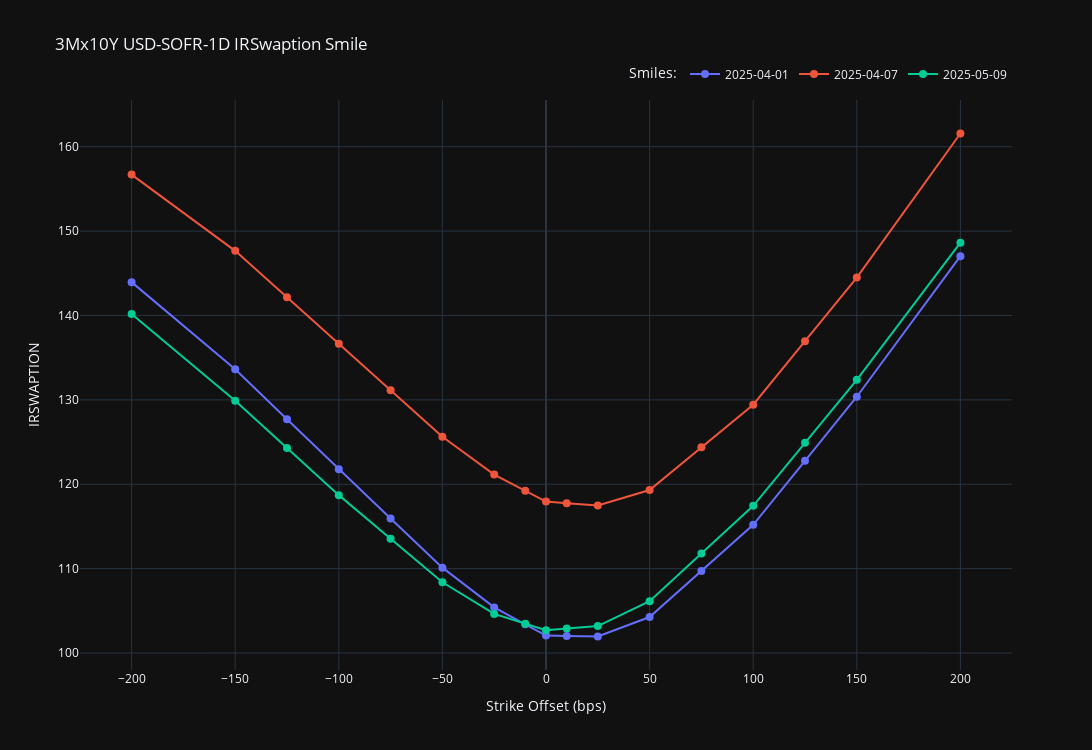

Here is the notebook cell this chart was saved with:
### Markdown cell above
### Term Structures

### Code cell
usd_swaptions.vol_smile_plotter(dates=[datetime(2025, 4, 1), datetime(2025, 4, 7), datetime(2025, 5, 9)], tenor="3Mx10Y", use_plotly=True)

### Figure 1 — Plotly figure (JSON) as saved in the notebook; plotly's stock layout.template omitted (floating-point values rounded to 4 significant figures)
{"data": [{"customdata": [[1.713, -200], [2.213, -150], [2.463, -125], [2.713, -100], [2.963, -75], [3.213, -50], [3.463, -25], [3.613, -10], [3.713, 0], [3.813, 10], [3.963, 25], [4.213, 50], [4.463, 75], [4.713, 100], [4.963, 125], [5.213, 150], [5.713, 200]], "hovertemplate": "<b>Strike:</b> %{customdata[0]}<br><b>Strike Offset:</b> %{customdata[1]}<br><b>NVOL:</b> %{y}<extra></extra>", "line": {"width": 2}, "marker": {"size": 8}, "mode": "lines+markers", "name": "2025-04-01", "type": "scatter", "x": [-200, -150, -125, -100, -75, -50, -25, -10, 0, 10, 25, 50, 75, 100, 125, 150, 200], "y": [144.0, 133.6, 127.7, 121.8, 116.0, 110.1, 105.4, 103.4, 102.1, 102.0, 102.0, 104.3, 109.7, 115.2, 122.8, 130.4, 147.0]}, {"customdata": [[1.64, -200], [2.14, -150], [2.39, -125], [2.64, -100], [2.89, -75], [3.14, -50], [3.39, -25], [3.54, -10], [3.64, 0], [3.74, 10], [3.89, 25], [4.14, 50], [4.39, 75], [4.64, 100], [4.89, 125], [5.14, 150], [5.64, 200]], "hovertemplate": "<b>Strike:</b> %{customdata[0]}<br><b>Strike Offset:</b> %{customdata[1]}<br><b>NVOL:</b> %{y}<extra></extra>", "line": {"width": 2}, "marker": {"size": 8}, "mode": "lines+markers", "name": "2025-04-07", "type": "scatter", "x": [-200, -150, -125, -100, -75, -50, -25, -10, 0, 10, 25, 50, 75, 100, 125, 150, 200], "y": [156.7, 147.7, 142.2, 136.7, 131.1, 125.6, 121.1, 119.2, 117.9, 117.8, 117.5, 119.3, 124.4, 129.4, 137.0, 144.5, 161.6]}, {"customdata": [[1.844, -200], [2.344, -150], [2.594, -125], [2.844, -100], [3.094, -75], [3.344, -50], [3.594, -25], [3.744, -10], [3.844, 0], [3.944, 10], [4.094, 25], [4.344, 50], [4.594, 75], [4.844, 100], [5.094, 125], [5.344, 150], [5.844, 200]], "hovertemplate": "<b>Strike:</b> %{customdata[0]}<br><b>Strike Offset:</b> %{customdata[1]}<br><b>NVOL:</b> %{y}<extra></extra>", "line": {"width": 2}, "marker": {"size": 8}, "mode": "lines+markers", "name": "2025-05-09", "type": "scatter", "x": [-200, -150, -125, -100, -75, -50, -25, -10, 0, 10, 25, 50, 75, 100, 125, 150, 200], "y": [140.2, 129.9, 124.3, 118.7, 113.5, 108.4, 104.6, 103.5, 102.7, 102.9, 103.2, 106.1, 111.8, 117.4, 124.9, 132.4, 148.6]}], "layout": {"height": 750, "legend": {"orientation": "h", "title": {"text": "Smiles:"}, "x": 1, "xanchor": "right", "y": 1.02, "yanchor": "bottom"}, "showlegend": true, "title": {"text": "3Mx10Y USD-SOFR-1D IRSwaption Smile"}, "width": 1250, "xaxis": {"showspikes": true, "spikecolor": "white", "spikemode": "across", "spikesnap": "cursor", "title": {"text": "Strike Offset (bps)"}}, "yaxis": {"showspikes": true, "spikecolor": "white", "spikesnap": "cursor", "spikethickness": 0.5, "title": {"text": "IRSWAPTION"}}}}
